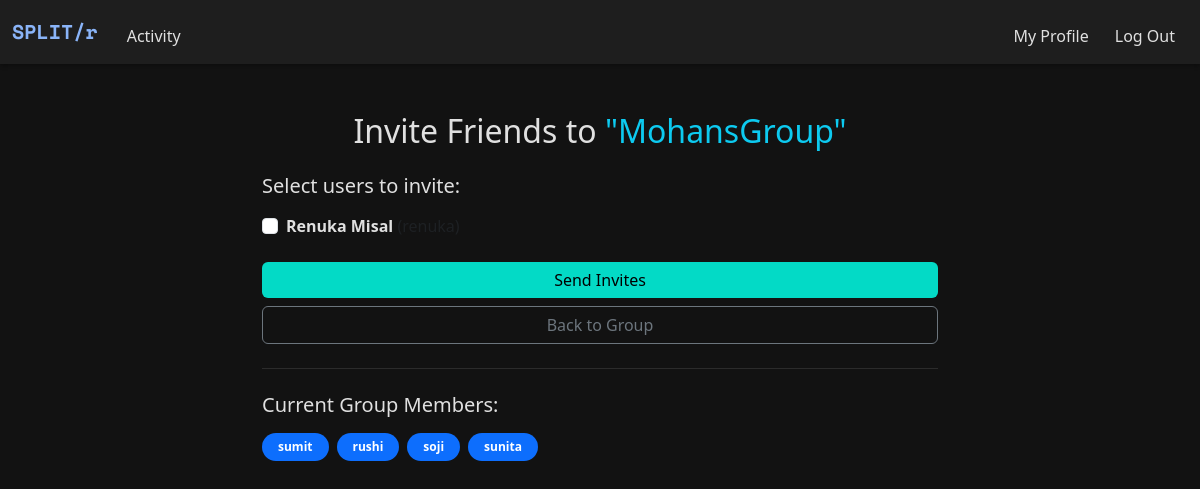
The page /invite-friends/4 (signed in) on the database its author committed.
### models.py (models this page shows)
class Group(db.Model):
    __tablename__ = "groups"
    id = db.Column(db.Integer, primary_key=True)
    name = db.Column(db.String(100), nullable=False)
    users = db.relationship("User", secondary="group_members", backref="groups")

class User(db.Model):
    __tablename__ = "users"
    id = db.Column(db.Integer, primary_key=True)
    name = db.Column(db.String(100), nullable=False)
    username = db.Column(db.String(50), unique=True, nullable=False)
    password = db.Column(db.String(200), nullable=False)

### app.py (the view, shortened to what this page needs)
@app.route('/invite-friends/<int:group_id>', methods=['GET', 'POST'])
@login_required
def invite_friends(group_id):
    group = Group.query.get_or_404(group_id)
    current_members_ids = [member.id for member in group.users]
    users = User.query.filter(User.id.notin_(current_members_ids)).all()
    return render_template(
        'invite_friends.html', group=group, users=users, members=group.users)

### helper.py (called while the page is built)
def login_required(f):
    @wraps(f)
    def decorated_function(*args, **kwargs):
        if "user_id" not in session:
            flash("You must be logged in to view this page.", "danger")
            return redirect("/login")
        return f(*args, **kwargs)
    return decorated_function

### templates/invite_friends.html (shortened to what this page needs)
{% extends "layout.html" %}
{% block main %}
<div class="container py-5" style="max-width: 700px;">
    <h2 class="mb-4 text-center">Invite Friends to <span class="text-info">"{{ group.name }}"</span></h2>
    {% if users %}
    <form method="POST">
        <div class="mb-4">
            <h5 class="mb-3">Select users to invite:</h5>
            {% for user in users %}
                <div class="form-check mb-2">
                    <input class="form-check-input" type="checkbox" value="{{ user.id }}" name="user_ids" id="user_{{ user.id }}">
                    <label class="form-check-label" for="user_{{ user.id }}">
                        <strong>{{ user.name }}</strong> <span class="text-muted">({{ user.username }})</span>
                    </label>
                </div>
            {% endfor %}
        </div>
        <div class="d-grid gap-2 mb-4">
            <button type="submit" class="btn btn-success">Send Invites</button>
            <a href="{{ url_for('group_page', group_id=group.id) }}" class="btn btn-outline-secondary">Back to Group</a>
        </div>
    </form>
    {% endif %}
    <hr class="my-4">
    <h5 class="mb-3">Current Group Members:</h5>
    <div class="d-flex flex-wrap gap-2">
        {% for member in members %}
            <span class="badge rounded-pill bg-primary px-3 py-2">{{ member.username }}</span>
        {% endfor %}
    </div>
</div>
{% endblock %}

### static/style.css (style rules this page uses)
:root { --dark-bg: #121212; --dark-secondary: #1e1e1e; --dark-tertiary: #2d2d2d; --text-primary: #e0e0e0; --text-secondary: #a0a0a0; --accent-color: #8ab4f8; --danger-color: #cf6679; --success-color: #03dac6; }
html, body { height: 100%; margin: 0; padding: 0; background-color: var(--dark-bg); color: var(--text-primary); display: flex; flex-direction: column; }
body { background-color: var(--dark-bg); color: var(--text-primary); min-height: 100vh; display: flex; flex-direction: column; }
.btn-primary, .btn-danger, .btn-success { border: none; }
.btn-success { background-color: var(--success-color); color: #000; }
hr { border-color: #444; opacity: 0.5; }

### rows shown on the page
Group: name "MohansGroup"
User: name "Renuka Misal"
User: username "sumit"
User: username "rushi"
User: username "soji"
User: username "sunita"
